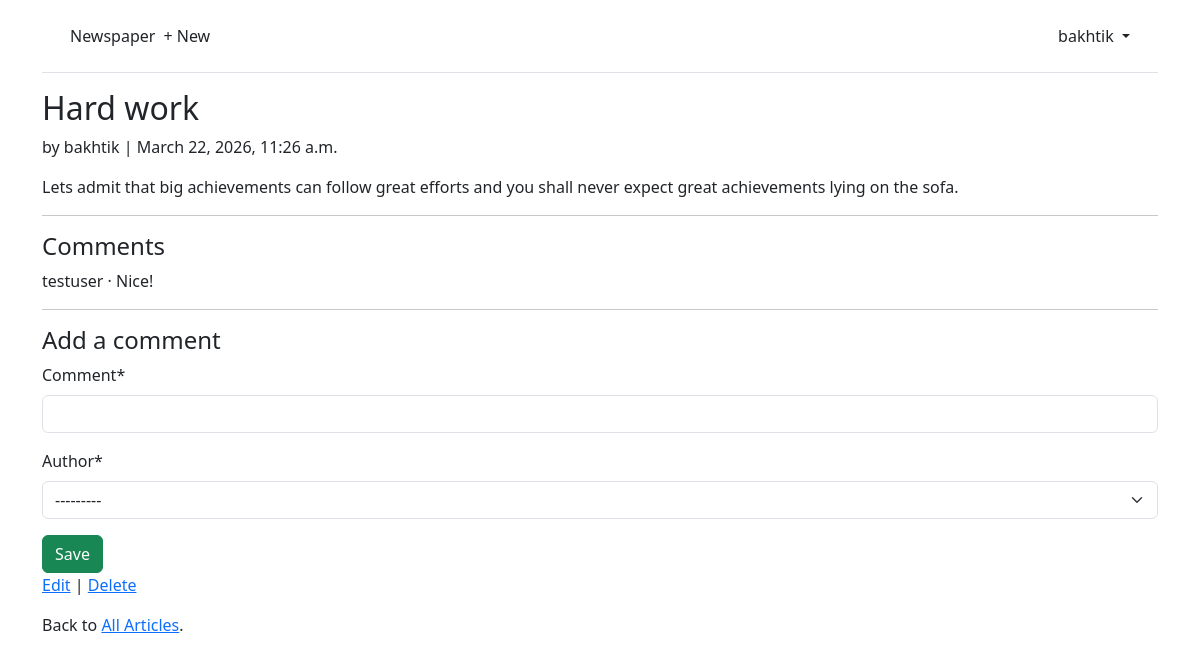
The app's page /articles/3/ (signed in) with its own data.
### accounts/models.py (models this page shows)
class CustomUser(AbstractUser):
    age = models.PositiveIntegerField(null=True, blank=True)

### articles/models.py (models this page shows, shortened)
class Article(models.Model):
    title = models.CharField(max_length=255)
    body = models.TextField()
    date = models.DateTimeField(auto_now_add=True)
    author = models.ForeignKey(
        settings.AUTH_USER_MODEL,
        on_delete=models.CASCADE,
    )

class Comment(models.Model):
    article = models.ForeignKey(Article, on_delete=models.CASCADE)
    comment = models.CharField(max_length=140)
    author = models.ForeignKey(
        settings.AUTH_USER_MODEL,
        on_delete=models.CASCADE,
    )
    def __str__(self):
        return self.comment

### articles/views.py (the view, shortened to what this page needs)
# urls.py: path("<int:pk>/", ArticleDetailView.as_view(), name="article_detail"),
class ArticleDetailView(LoginRequiredMixin, View):
    def get(self, request, *args, **kwargs):
        view = CommentGet.as_view()
        return view(request, *args, **kwargs)

### articles/forms.py
class CommentForm(forms.ModelForm):
    class Meta:
        model = Comment
        fields = ("comment", "author")

### articles/views.py (called while the page is built)
    def get_context_data(self, **kwargs):
        context = super().get_context_data(**kwargs)
        context['form'] = CommentForm()
        return context

### templates/article_detail.html
{% extends "base.html" %}
{% load crispy_forms_tags %}
{% block content %}
<div class="article-entry">
  <h2>{{ object.title }}</h2>
  <p>by {{ object.author }} | {{ object.date }}</p>
  <p>{{ object.body }}</p>
</div>
<hr>
<h4>Comments</h4>
  {% for comment in article.comment_set.all %}
    <p>{{ comment.author }} &middot; {{ comment }}</p>
  {% endfor %}
<hr>
<h4>Add a comment</h4>
<form action="" method="post">{% csrf_token %}
  {{ form|crispy }}
  <button class="btn btn-success ml-2" type="submit">Save</button>
</form>
<p><a href="{% url 'article_edit' article.pk %}">Edit</a> |
<a href="{% url 'article_delete' article.pk %}">Delete</a></p>
<p>Back to <a href="{% url 'article_list' %}">All Articles</a>.</p>
{% endblock content %}

### templates/base.html (shortened to what this page needs)
<!DOCTYPE html>
<html>
  <head>
    <link href="https://cdn.jsdelivr.net/npm/bootstrap@5.3.8/dist/css/bootstrap.min.css" rel="stylesheet">
  </head>
  <body>
    <div class="container">
      <header class="p-3 mb-3 border-bottom">
        <div class="container">
          <div class="d-flex flex-wrap align-items-center justify-content-center justify-content-lg-start">
            <a class="navbar-brand" href="{% url 'home' %}">Newspaper</a>
            <ul class="nav col-12 col-lg-auto me-lg-auto mb-2 justify-content-center mb-md-0">
            {% if user.is_authenticated %}
            <li><a href="{% url 'article_new' %}" class="nav-link px-2 link-dark">+ New</a></li>
            {% endif %}
            </ul>
            {% if user.is_authenticated %}
            <div class="dropdown text-end">
              <a href="#" class="d-block link-dark text-decoration-none dropdown-toggle" id="dropdownUser1" data-bs-toggle="dropdown" aria-expanded="false">
                {{ user.username }}
              </a>
            </div>
            {% else %}
            <div class="text-end">
              <a href="{% url 'login' %}" class="btn btn-outline-primary me-2">Log In</a>
              <a href="{% url 'signup' %}" class="btn btn-primary">Sign Up</a>
            </div>
            {% endif %}
          </div>
        </div>
      </header>
      <main>
        {% block content %}
        {% endblock content %}
      </main>
    </div>
  </body>
</html>

### records on screen
CustomUser: username "bakhtik"
Article: title "Hard work", author "bakhtik", date "March 22, 2026, 11:26 a.m.", body "Lets admit that big achievements can follow great efforts and you shall never expect great achievements lying on the sofa."
Comment: author "testuser", comment "Nice!"
